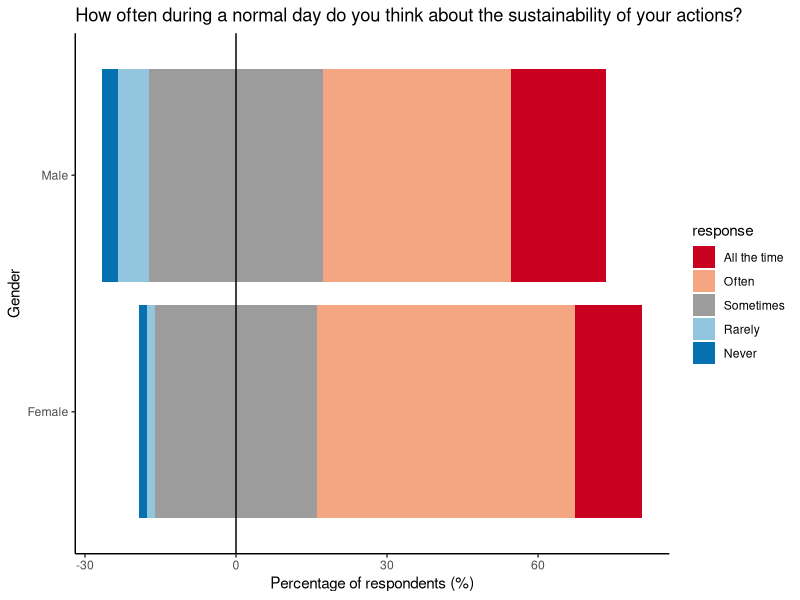
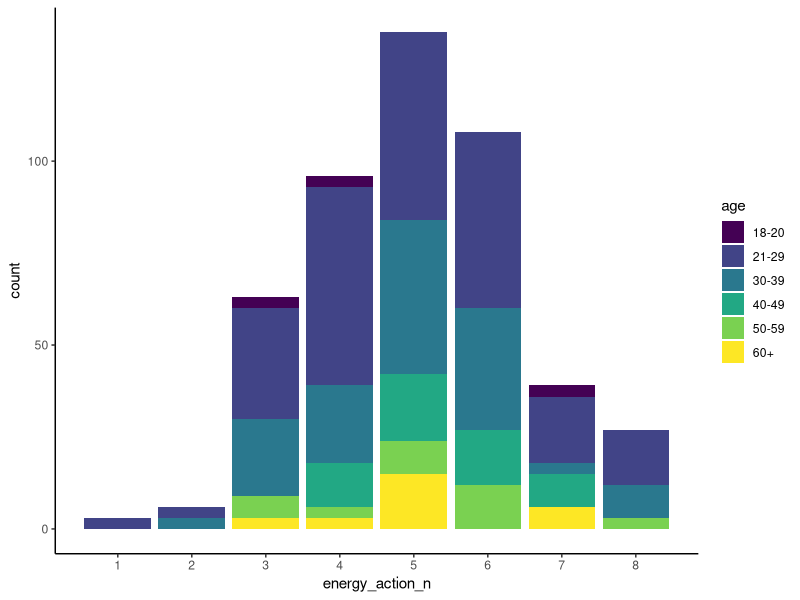
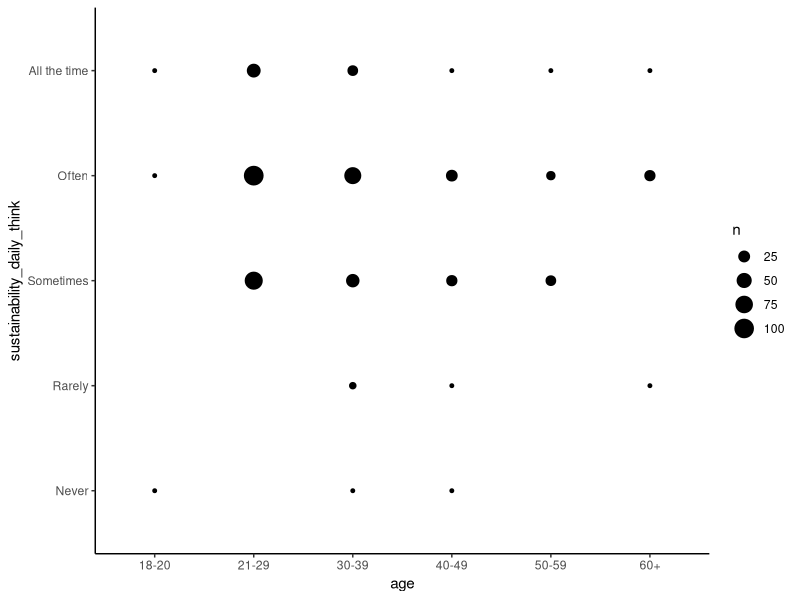
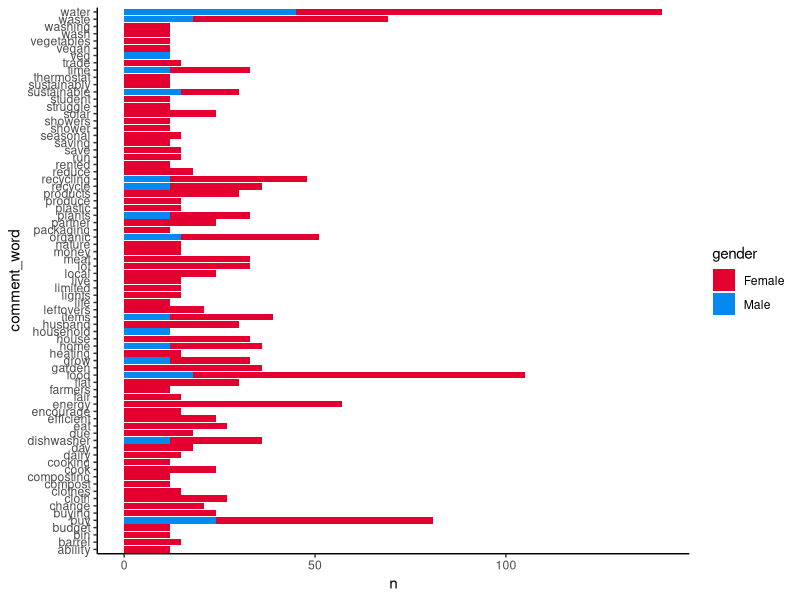
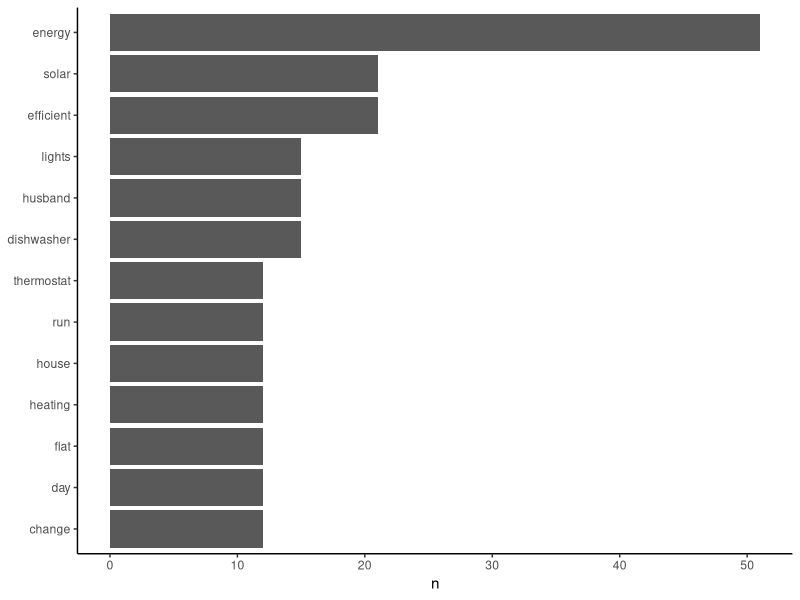
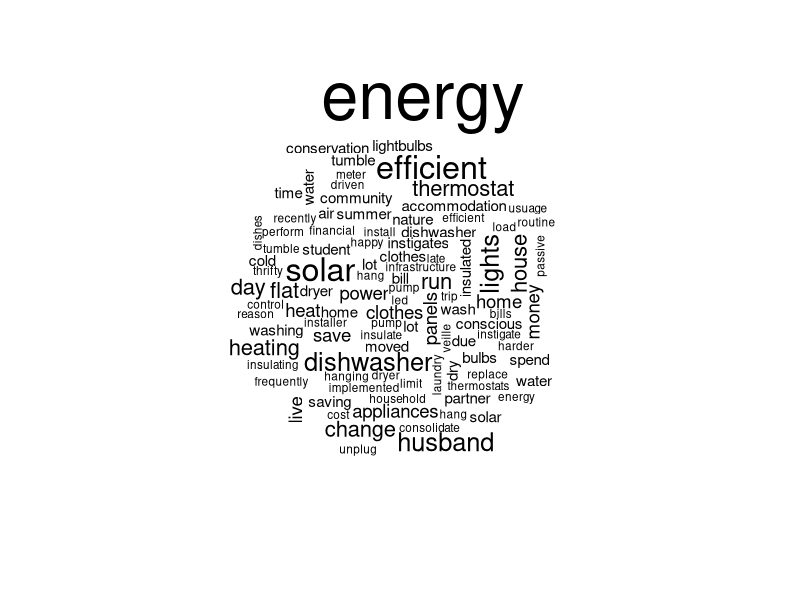

Generate these figures, in order, with R:
library(tidyverse)
library(RColorBrewer)
library(tidytext)
library(R.utils)
library(wordcloud)
library(viridis)


# The survey responses
sust_data <- read_csv("sust_behaviour.csv")

# A lookup table which connects each column in `sust_data` to the actual question on the survey
sust_lookup <- read_csv("sust_lookup.csv")

# A list of boring and non-useful words, bundled with `tidytext`
data(stop_words)

unique(sust_data$sustainability_daily_think)

sust_data$sustainability_daily_think <- factor(sust_data$sustainability_daily_think,
                                               levels = c("Never", "Rarely", "Sometimes", "Often", "All the time"),
                                               ordered = TRUE)
head(sust_data)

glimpse(sust_data)

sust_data$energy_action_n <- nchar(as.character(sust_data$energy_action))
 #2. Visualising data

#diverging stacked bar chart
sust_lookup

sust_data$sustainability_daily_think

sust_think_summ_wide <- sust_data %>%
  group_by(gender, sustainability_daily_think) %>%  # grouping by these two variables
  tally() %>%  # counting the number of responses
  mutate(perc = n / sum(n) * 100) %>%
  dplyr::select(-n) %>%
  group_by(gender) %>%
  spread(sustainability_daily_think, perc)

sust_think_summ_hi_lo <- sust_think_summ_wide %>%
  mutate(midlow = Sometimes / 2,
         midhigh = Sometimes / 2) %>%
  dplyr::select(gender, Never, Rarely, midlow, midhigh, Often, `All the time`) %>%
  gather(key = response, value = perc, 2:7) %>%
  `colnames<-`(c("gender", "response", "perc"))

sust_think_summ_hi <- sust_think_summ_hi_lo %>%
  filter(response %in% c("All the time", "Often", "midhigh")) %>%
  mutate(response = factor(response, levels = c("All the time", "Often", "midhigh")))

sust_think_summ_lo <- sust_think_summ_hi_lo %>%
  filter(response %in% c("midlow", "Rarely", "Never")) %>%
  mutate(response = factor(response, levels = c("Never", "Rarely", "midlow")))

# Use RColorBrewer to store a preset diverging colour palette as a vector of colour codes
legend_pal <- brewer.pal(name = "RdBu", n = 5)

# Duplicate the middle value, remember that "Sometimes" is actually two groups, "midhigh" and "midlow"
legend_pal <- insert(legend_pal, ats = 3, legend_pal[3])

# Replace the ugly white colour for "Sometimes" with a pleasant dishwater grey
legend_pal <- gsub("#F7F7F7", "#9C9C9C", legend_pal)

# Assign names to the vector based on the colours we want for each group
names(legend_pal) <- c("All the time", "Often", "midhigh", "midlow", "Rarely", "Never" )

(plot <- ggplot() +
    geom_bar(data = sust_think_summ_hi, aes(x = gender, y=perc, fill = response), stat="identity") +
    geom_bar(data = sust_think_summ_lo, aes(x = gender, y=-perc, fill = response), stat="identity") +
    geom_hline(yintercept = 0, color =c("black")) +
    scale_fill_manual(values = legend_pal,
                      breaks = c("All the time", "Often", "midhigh", "Rarely", "Never"),
                      labels = c("All the time", "Often", "Sometimes", "Rarely", "Never")) +
    coord_flip() +
    labs(x = "Gender", y = "Percentage of respondents (%)") +
    ggtitle(sust_lookup$survey_question[sust_lookup$column_title == "sustainability_daily_think"]) +
    theme_classic())

# Basic stacked bar chart
sust_data$energy_action_n <- nchar(as.character(sust_data$energy_action))

(barchart <- ggplot(sust_data, aes(x =energy_action_n, fill = age)) +
    geom_bar() +
    scale_fill_viridis_d() +
    scale_x_continuous(breaks = seq(1:8)) +
    theme_classic())

#Bubble plot
sust_bubble <- sust_data %>%
  group_by(age, sustainability_daily_think) %>%
  tally()

(bubbleplot <- ggplot(sust_bubble, aes(x = age, y = sustainability_daily_think)) +
    geom_point(aes(size = n)) +
    theme_classic())


#3. Mining text responses and comments for keywords
head(sust_data$energy_action_comment, 20)

#Comments from all the questions
sust_comm_gather <- sust_data %>%
  dplyr::select(id, gender, energy_action_comment,
                food_action_comment, water_action_comment,
                waste_action_comment, other_action_comment) %>%
  gather(action, comment, -id, -gender) %>%
  mutate(comment = as.character(comment))

sust_comm_tidy <- sust_comm_gather %>%
  unnest_tokens(output = comment_word,
                input = comment) %>%
  filter(!(is.na(comment_word)),
         is.na(as.numeric(comment_word)),
         !(comment_word %in% stop_words$word)) %>%
  group_by(gender, comment_word) %>%
  summarise(n = n()) %>%
  ungroup() %>%
  filter(n > 10)

male_female_pal <- c("#0389F0", "#E30031")
names(male_female_pal) <- c("Male", "Female")

(occurrence <- ggplot(sust_comm_tidy, aes(x = comment_word, y = n, fill = gender)) +
    geom_bar(stat = "identity") +
    coord_flip() +
    scale_fill_manual(values = male_female_pal) +
    theme_classic())

#Comments from a single question
tidy_energy_often_comment <- sust_data %>%
  mutate(energy_action_comment = as.character(energy_action_comment)) %>%
  unnest_tokens(output = energy_action_comment_word,
                input = energy_action_comment) %>%
  filter(!(is.na(energy_action_comment_word)),
         is.na(as.numeric(energy_action_comment_word)),
         !(energy_action_comment_word %in% stop_words$word)) %>%
  group_by(gender, energy_action_comment_word) %>%
  summarise(n = n()) %>%
  ungroup()

tidy_energy_often_comment_summ <- tidy_energy_often_comment %>%
  filter(n > 10) %>%
  mutate(energy_action_comment_word = reorder(energy_action_comment_word, n ))

(most_common_plot <- ggplot(tidy_energy_often_comment_summ, aes(x = energy_action_comment_word, y = n)) +
    geom_col() +
    xlab(NULL) +  # this means we don't want an axis title
    coord_flip() +
    theme_classic())

#Wordclouds
tidy_energy_often_comment %>%
  with(wordcloud(words = energy_action_comment_word, freq = n, max.words = 100))

#1. Analyse qualitative data

#chi-squared
gender_think_chi <- chisq.test(sust_data$gender, sust_data$sustainability_daily_think)
gender_think_chi

#Poisson regression
energy_action_pois <- glm(energy_action_n ~ gender, family = "poisson", data = sust_data)
summary(energy_action_pois)

#Multi-variate Poisson regression
energy_action_pois_int <- glm(energy_action_n ~ gender * age, family = "poisson", data = sust_data)
summary(energy_action_pois_int)
